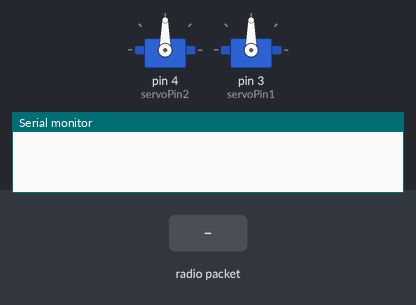
Bench run of a sketch on a simulated Arduino Uno, built with avr-gcc and run on an emulated ATmega328P. Shown: 2 × servo, the last lines printed to the serial monitor. Inputs (shaded band) come from the test bench. No radio packets arrive unless stated.

Above: at 1.2 s.
1.3 s: radio packet "1" arrives
At 2.1 s:
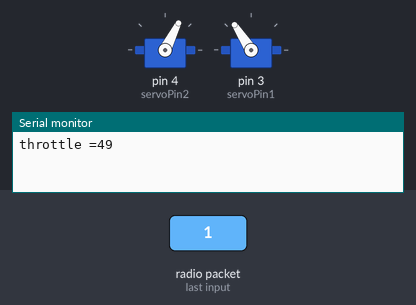
2.8 s: radio packet "0" arrives
At 3.3 s:
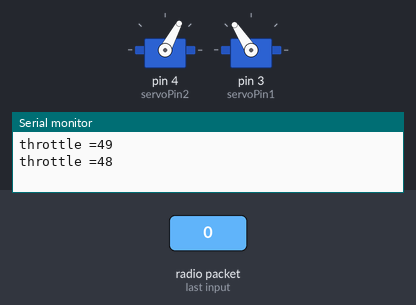
Timing chart, 0 to 5.8 s (numbered marks = the images above; inputs shaded):
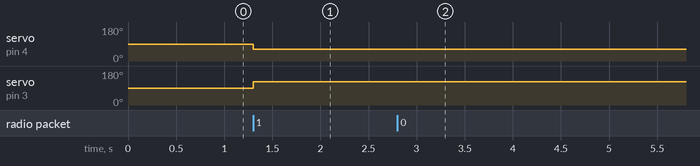

Measured:
- after the input at 1.3 s, servo on pin 4 (servoPin2): 90° → 63° at once; servo on pin 3 (servoPin1): 90° → 123° at once
- after the input at 2.8 s, servo on pin 4 (servoPin2): 63° → 62° at once

The sketch:

EXAM_CODE_RECEIVER.ino
```cpp
/*
* Arduino Wireless Communication Tutorial
*       Example 1 - Receiver Code
*
* by Dejan Nedelkovski, www.HowToMechatronics.com
*
* Library: TMRh20/RF24, https://github.com/tmrh20/RF24/
*/
#include <SPI.h>
#include <Servo.h>
#include <nRF24L01.h>
#include <RF24.h>
RF24 radio(7, 8); // CE, CSNbrig
const byte address[6] = "01000";

int servoPin1 = 3;
int servoPin2 = 4;

Servo servo1;
Servo servo2;
void setup() {
  Serial.begin(115200);
  pinMode(servoPin1,OUTPUT);
  pinMode(servoPin2,OUTPUT);
  radio.begin();
  radio.openReadingPipe(0, address);
  radio.setPALevel(RF24_PA_MIN);
  radio.startListening();
  servo2.attach(servoPin2);
  servo1.attach(servoPin1);
}
void loop() {
  int val1 = 0;
  int val2 = 0;
  struct MyData{
    byte throttle;
    byte yaw;
    byte pitch;
    byte roll;
       };
   MyData data;
  if (radio.available()) {
   // char data[32] = "";
    radio.read(&data, sizeof(MyData));
    Serial.print("throttle =");
    Serial.println(data.throttle);

    int reading = data.throttle;
  if (reading>=230){
    val1 = map(reading,0,255,1000,2000);
    val2 = map(reading,0,255,2000,1000);
    servo1.write(val1);
    servo2.write(val2);
    }
    else if (reading<=100){
    val2 = map(reading,0,255,1000,2000);
    val1 = map(reading,0,255,2000,1000);
    servo1.write(val1);
    servo2.write(val2);
    }
    else{
    servo1.write(1000);
    servo2.write(1000);
      }
  }
}
```
